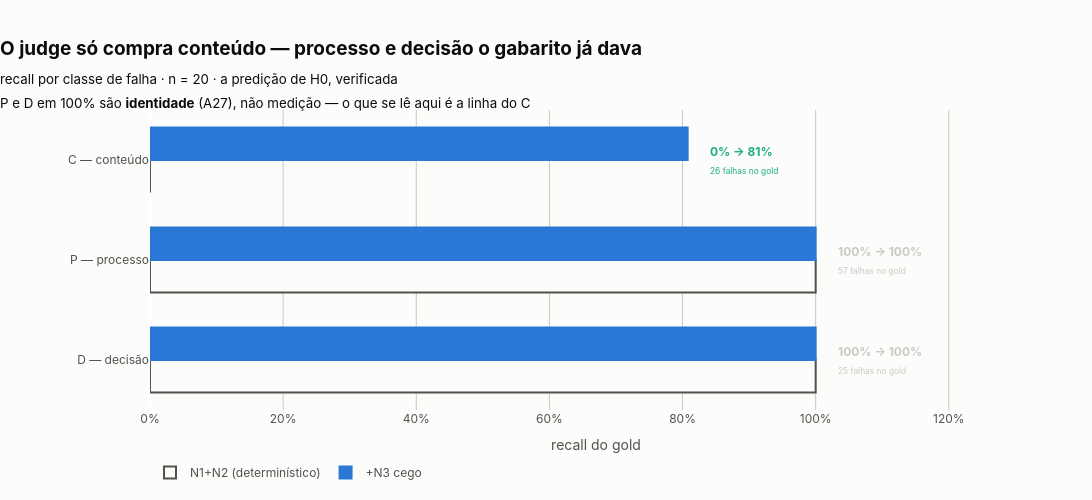

Source (notebook cell):
### Markdown cell above
---
## 4. Onde o ganho está — o recall por classe de falha

Esta é a figura que decide a hipótese, e não a de cima. `ARQUITETURA §12` não prevê apenas que o
recall sobe: prevê **onde** ele sobe. *"P e D são detectáveis sem LLM, com custo perto de zero; C
exige N3."*

E o documento é explícito sobre a refutação: se o ganho aparecesse **em todas as classes por
igual**, a estratificação estaria errada e o achado seria sobre a taxonomia, não sobre as camadas.
A curva agregada da seção 3 não distingue os dois casos. Esta distingue.

### Code cell
por_classe = pd.DataFrame(
    {
        camada: {
            classe: r.valor for classe, r in recall_por_classe(itens, camada).items()
        }
        for camada in CAMADAS
    }
)
NOME_DA_CLASSE = {"P": "P — processo", "C": "C — conteúdo", "D": "D — decisão"}
tamanho_do_gold = {
    classe: recall_por_classe(itens, "n1n2")[classe].n_gold for classe in "PCD"
}

fig = go.Figure()
for camada, cor, nome in (
    ("n1n2", SUPERFICIE, "N1+N2 (determinístico)"),
    ("n1n2n3_cego", AZUL, "+N3 cego"),
):
    fig.add_bar(
        y=[NOME_DA_CLASSE[c] for c in "DPC"], x=[por_classe.loc[c, camada] for c in "DPC"],
        orientation="h", name=nome,
        marker=dict(color=cor, line=dict(color=TINTA2 if cor == SUPERFICIE else cor, width=2)),
        hovertemplate=nome + ": %{x:.0%}<extra></extra>",
    )

# O rótulo mostra ANTES → DEPOIS, e não só o delta. Em C o "antes" é 0%, e uma barra de
# comprimento zero é invisível: o leitor veria só a barra azul e concluiria que a camada
# determinística não foi medida ali — quando o que ela mediu foi exatamente zero, que é o
# achado. O número no texto é o que torna a barra ausente legível.
for i, classe in enumerate("DPC"):
    antes = por_classe.loc[classe, "n1n2"]
    depois = por_classe.loc[classe, "n1n2n3_cego"]
    fig.add_annotation(
        x=max(antes, depois) + 0.03, y=i, showarrow=False, xanchor="left",
        text=f"<b>{antes:.0%} → {depois:.0%}</b>"
        + f"<br><sub>{tamanho_do_gold[classe]} falhas no gold</sub>",
        font=dict(color=VERDE if depois > antes else CINZA, size=12), align="left",
    )

fig.update_layout(
    title=dict(
        text=("<b>O judge só compra conteúdo — processo e decisão o gabarito já dava</b><br>"
              "<sub>recall por classe de falha · n = 20 · a predição de H0, verificada<br>"
              "P e D em 100% são <b>identidade</b> (A27), não medição — o que se lê aqui é a "
              "linha do C</sub>"),
        font=dict(color=TINTA, size=19), x=0, xanchor="left",
    ),
    barmode="group", bargap=0.35,
    xaxis=dict(title="recall do gold", tickformat=".0%", gridcolor=CINZA, range=[0, 1.34]),
    yaxis=dict(title=""),
    legend=dict(orientation="h", y=-0.16, x=0),
    plot_bgcolor=SUPERFICIE, paper_bgcolor=SUPERFICIE, font=dict(color=TINTA2, family=fg.FAMILIA),
    width=fg.LARGURA, height=500, margin=dict(l=150, r=50, t=110, b=90),
)
fg.exportar(fig, "fig06_recall_por_classe_h0", FIGURAS)
fig.show()

### Figure 1 — Plotly figure (JSON) as saved in the notebook; plotly's stock layout.template omitted (floating-point values rounded to 4 significant figures)
{"data": [{"hovertemplate": "N1+N2 (determinístico): %{x:.0%}<extra></extra>", "marker": {"color": "#fcfcfb", "line": {"color": "#52514e", "width": 2}}, "name": "N1+N2 (determinístico)", "orientation": "h", "type": "bar", "x": [1.0, 1.0, 0.0], "y": ["D — decisão", "P — processo", "C — conteúdo"]}, {"hovertemplate": "+N3 cego: %{x:.0%}<extra></extra>", "marker": {"color": "#2a78d6", "line": {"color": "#2a78d6", "width": 2}}, "name": "+N3 cego", "orientation": "h", "type": "bar", "x": [1.0, 1.0, 0.8077], "y": ["D — decisão", "P — processo", "C — conteúdo"]}], "layout": {"annotations": [{"align": "left", "font": {"color": "#c9c8c4", "size": 12}, "showarrow": false, "text": "<b>100% → 100%</b><br><sub>25 falhas no gold</sub>", "x": 1.03, "xanchor": "left", "y": 0}, {"align": "left", "font": {"color": "#c9c8c4", "size": 12}, "showarrow": false, "text": "<b>100% → 100%</b><br><sub>57 falhas no gold</sub>", "x": 1.03, "xanchor": "left", "y": 1}, {"align": "left", "font": {"color": "#1baf7a", "size": 12}, "showarrow": false, "text": "<b>0% → 81%</b><br><sub>26 falhas no gold</sub>", "x": 0.8377, "xanchor": "left", "y": 2}], "bargap": 0.35, "barmode": "group", "font": {"color": "#52514e", "family": "Inter, Helvetica, Arial, sans-serif"}, "height": 500, "legend": {"orientation": "h", "x": 0, "y": -0.16}, "margin": {"b": 90, "l": 150, "r": 50, "t": 110}, "paper_bgcolor": "#fcfcfb", "plot_bgcolor": "#fcfcfb", "title": {"font": {"color": "#0b0b0b", "size": 19}, "text": "<b>O judge só compra conteúdo — processo e decisão o gabarito já dava</b><br><sub>recall por classe de falha · n = 20 · a predição de H0, verificada<br>P e D em 100% são <b>identidade</b> (A27), não medição — o que se lê aqui é a linha do C</sub>", "x": 0, "xanchor": "left"}, "width": 1180, "xaxis": {"gridcolor": "#c9c8c4", "range": [0, 1.34], "tickformat": ".0%", "title": {"text": "recall do gold"}}, "yaxis": {"title": {"text": ""}}}}
